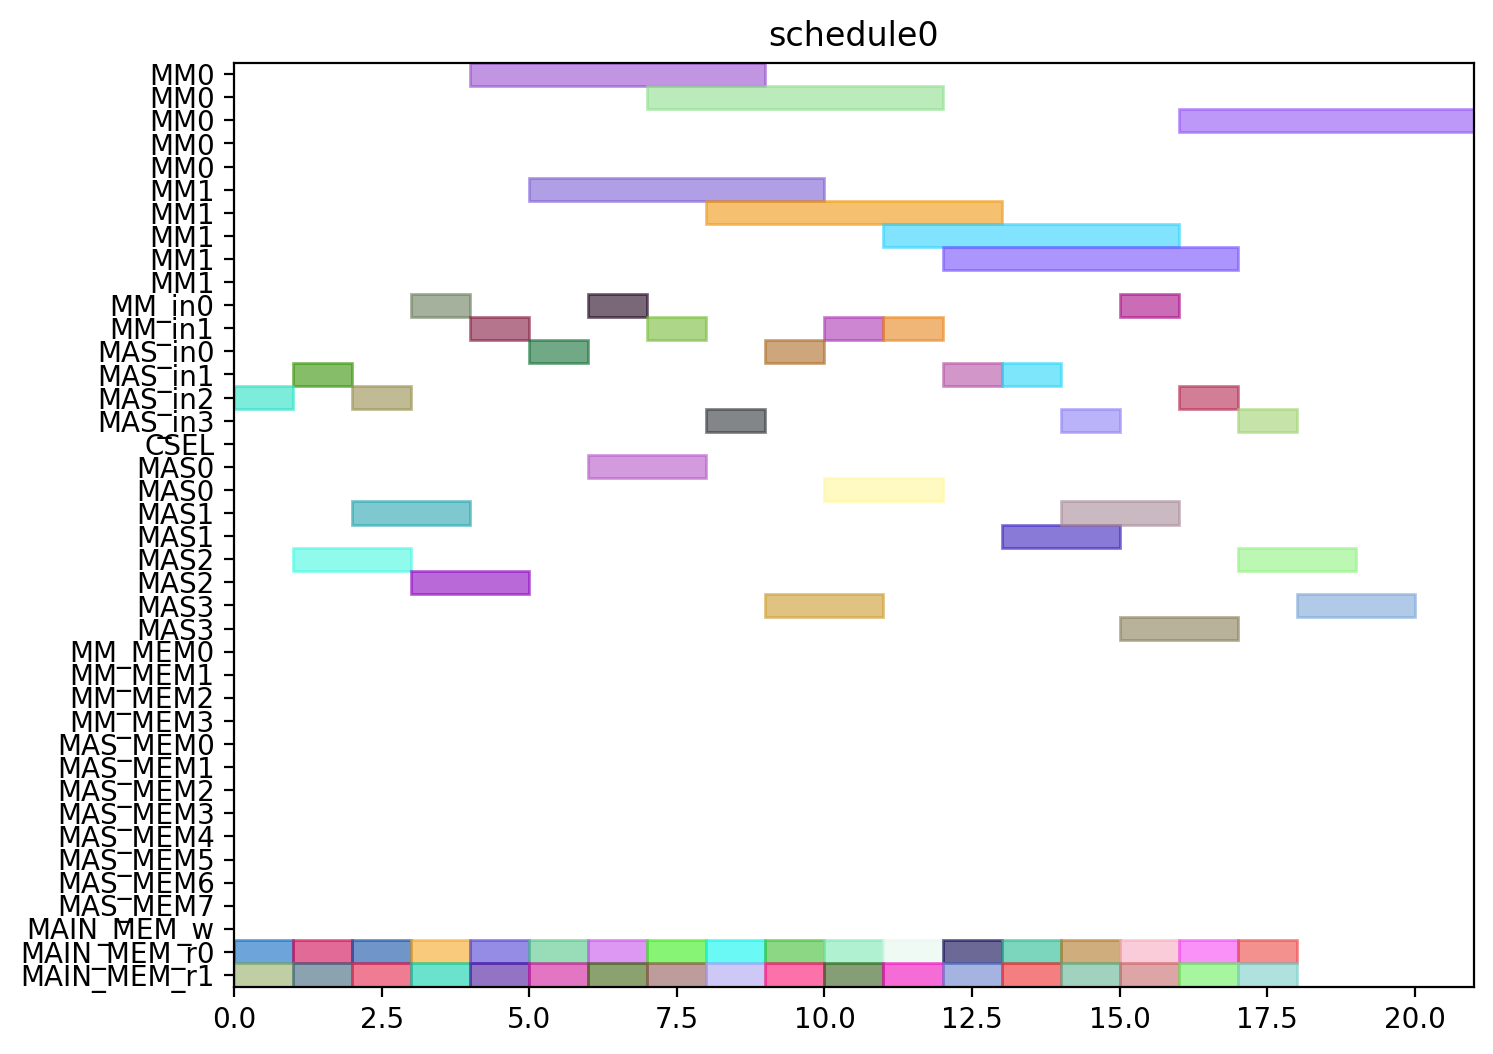

This chart was generated by the following Python code:
from pyschedule import Scenario, solvers, plotters, alt


def solve():
	horizon = 120
	S = Scenario("schedule0", horizon=horizon)

	# resource
	MM = S.Resources('MM', num=2, size=5)
	MM_in = S.Resources('MM_in', num=2)
	MAS_in = S.Resources('MAS_in', num=4)
	CSEL = S.Resource('CSEL')
	MAS = S.Resources('MAS', num=4, size=2, periods=range(1, horizon))
	MM_MEM = S.Resources('MM_MEM', num=4)
	MAS_MEM = S.Resources('MAS_MEM', num=8)
	MAIN_MEM_w = S.Resource('MAIN_MEM_w', size=1)
	MAIN_MEM_r = S.Resources('MAIN_MEM_r', num=2)

	# result of previous scheduling

	# new tasks
	t0_t0 = S.Task('t0_t0', length=2, delay_cost=1)
	t0_t0 += alt(MAS)
	t0_t0_in = S.Task('t0_t0_in', length=1, delay_cost=1)
	t0_t0_in += alt(MAS_in)
	S += t0_t0_in*MAS_in[0]<=t0_t0*MAS[0]

	S += t0_t0_in*MAS_in[1]<=t0_t0*MAS[1]

	S += t0_t0_in*MAS_in[2]<=t0_t0*MAS[2]

	S += t0_t0_in*MAS_in[3]<=t0_t0*MAS[3]

	t0_t0_mem0 = S.Task('t0_t0_mem0', length=1, delay_cost=1)
	t0_t0_mem0 += MAIN_MEM_r[0]
	S += t0_t0_mem0 <= t0_t0

	t0_t0_mem1 = S.Task('t0_t0_mem1', length=1, delay_cost=1)
	t0_t0_mem1 += MAIN_MEM_r[1]
	S += t0_t0_mem1 <= t0_t0

	t0_t1 = S.Task('t0_t1', length=2, delay_cost=1)
	t0_t1 += alt(MAS)
	t0_t1_in = S.Task('t0_t1_in', length=1, delay_cost=1)
	t0_t1_in += alt(MAS_in)
	S += t0_t1_in*MAS_in[0]<=t0_t1*MAS[0]

	S += t0_t1_in*MAS_in[1]<=t0_t1*MAS[1]

	S += t0_t1_in*MAS_in[2]<=t0_t1*MAS[2]

	S += t0_t1_in*MAS_in[3]<=t0_t1*MAS[3]

	t0_t1_mem0 = S.Task('t0_t1_mem0', length=1, delay_cost=1)
	t0_t1_mem0 += MAIN_MEM_r[0]
	S += t0_t1_mem0 <= t0_t1

	t0_t1_mem1 = S.Task('t0_t1_mem1', length=1, delay_cost=1)
	t0_t1_mem1 += MAIN_MEM_r[1]
	S += t0_t1_mem1 <= t0_t1

	t0_t3 = S.Task('t0_t3', length=5, delay_cost=1)
	t0_t3 += alt(MM)
	t0_t3_in = S.Task('t0_t3_in', length=1, delay_cost=1)
	t0_t3_in += alt(MM_in)
	S += t0_t3_in*MM_in[0]<=t0_t3*MM[0]
	S += t0_t3_in*MM_in[1]<=t0_t3*MM[1]
	t0_t3_mem0 = S.Task('t0_t3_mem0', length=1, delay_cost=1)
	t0_t3_mem0 += MAIN_MEM_r[0]
	S += t0_t3_mem0 <= t0_t3

	t0_t3_mem1 = S.Task('t0_t3_mem1', length=1, delay_cost=1)
	t0_t3_mem1 += MAIN_MEM_r[1]
	S += t0_t3_mem1 <= t0_t3

	t1_t0 = S.Task('t1_t0', length=2, delay_cost=1)
	t1_t0 += alt(MAS)
	t1_t0_in = S.Task('t1_t0_in', length=1, delay_cost=1)
	t1_t0_in += alt(MAS_in)
	S += t1_t0_in*MAS_in[0]<=t1_t0*MAS[0]

	S += t1_t0_in*MAS_in[1]<=t1_t0*MAS[1]

	S += t1_t0_in*MAS_in[2]<=t1_t0*MAS[2]

	S += t1_t0_in*MAS_in[3]<=t1_t0*MAS[3]

	t1_t0_mem0 = S.Task('t1_t0_mem0', length=1, delay_cost=1)
	t1_t0_mem0 += MAIN_MEM_r[0]
	S += t1_t0_mem0 <= t1_t0

	t1_t0_mem1 = S.Task('t1_t0_mem1', length=1, delay_cost=1)
	t1_t0_mem1 += MAIN_MEM_r[1]
	S += t1_t0_mem1 <= t1_t0

	t1_t1 = S.Task('t1_t1', length=2, delay_cost=1)
	t1_t1 += alt(MAS)
	t1_t1_in = S.Task('t1_t1_in', length=1, delay_cost=1)
	t1_t1_in += alt(MAS_in)
	S += t1_t1_in*MAS_in[0]<=t1_t1*MAS[0]

	S += t1_t1_in*MAS_in[1]<=t1_t1*MAS[1]

	S += t1_t1_in*MAS_in[2]<=t1_t1*MAS[2]

	S += t1_t1_in*MAS_in[3]<=t1_t1*MAS[3]

	t1_t1_mem0 = S.Task('t1_t1_mem0', length=1, delay_cost=1)
	t1_t1_mem0 += MAIN_MEM_r[0]
	S += t1_t1_mem0 <= t1_t1

	t1_t1_mem1 = S.Task('t1_t1_mem1', length=1, delay_cost=1)
	t1_t1_mem1 += MAIN_MEM_r[1]
	S += t1_t1_mem1 <= t1_t1

	t1_t3 = S.Task('t1_t3', length=5, delay_cost=1)
	t1_t3 += alt(MM)
	t1_t3_in = S.Task('t1_t3_in', length=1, delay_cost=1)
	t1_t3_in += alt(MM_in)
	S += t1_t3_in*MM_in[0]<=t1_t3*MM[0]
	S += t1_t3_in*MM_in[1]<=t1_t3*MM[1]
	t1_t3_mem0 = S.Task('t1_t3_mem0', length=1, delay_cost=1)
	t1_t3_mem0 += MAIN_MEM_r[0]
	S += t1_t3_mem0 <= t1_t3

	t1_t3_mem1 = S.Task('t1_t3_mem1', length=1, delay_cost=1)
	t1_t3_mem1 += MAIN_MEM_r[1]
	S += t1_t3_mem1 <= t1_t3

	t2_t2 = S.Task('t2_t2', length=2, delay_cost=1)
	t2_t2 += alt(MAS)
	t2_t2_in = S.Task('t2_t2_in', length=1, delay_cost=1)
	t2_t2_in += alt(MAS_in)
	S += t2_t2_in*MAS_in[0]<=t2_t2*MAS[0]

	S += t2_t2_in*MAS_in[1]<=t2_t2*MAS[1]

	S += t2_t2_in*MAS_in[2]<=t2_t2*MAS[2]

	S += t2_t2_in*MAS_in[3]<=t2_t2*MAS[3]

	t2_t2_mem0 = S.Task('t2_t2_mem0', length=1, delay_cost=1)
	t2_t2_mem0 += MAIN_MEM_r[0]
	S += t2_t2_mem0 <= t2_t2

	t2_t2_mem1 = S.Task('t2_t2_mem1', length=1, delay_cost=1)
	t2_t2_mem1 += MAIN_MEM_r[1]
	S += t2_t2_mem1 <= t2_t2

	t5_t0 = S.Task('t5_t0', length=5, delay_cost=1)
	t5_t0 += alt(MM)
	t5_t0_in = S.Task('t5_t0_in', length=1, delay_cost=1)
	t5_t0_in += alt(MM_in)
	S += t5_t0_in*MM_in[0]<=t5_t0*MM[0]
	S += t5_t0_in*MM_in[1]<=t5_t0*MM[1]
	t5_t0_mem0 = S.Task('t5_t0_mem0', length=1, delay_cost=1)
	t5_t0_mem0 += MAIN_MEM_r[0]
	S += t5_t0_mem0 <= t5_t0

	t5_t0_mem1 = S.Task('t5_t0_mem1', length=1, delay_cost=1)
	t5_t0_mem1 += MAIN_MEM_r[1]
	S += t5_t0_mem1 <= t5_t0

	t5_t1 = S.Task('t5_t1', length=5, delay_cost=1)
	t5_t1 += alt(MM)
	t5_t1_in = S.Task('t5_t1_in', length=1, delay_cost=1)
	t5_t1_in += alt(MM_in)
	S += t5_t1_in*MM_in[0]<=t5_t1*MM[0]
	S += t5_t1_in*MM_in[1]<=t5_t1*MM[1]
	t5_t1_mem0 = S.Task('t5_t1_mem0', length=1, delay_cost=1)
	t5_t1_mem0 += MAIN_MEM_r[0]
	S += t5_t1_mem0 <= t5_t1

	t5_t1_mem1 = S.Task('t5_t1_mem1', length=1, delay_cost=1)
	t5_t1_mem1 += MAIN_MEM_r[1]
	S += t5_t1_mem1 <= t5_t1

	t5_t2 = S.Task('t5_t2', length=2, delay_cost=1)
	t5_t2 += alt(MAS)
	t5_t2_in = S.Task('t5_t2_in', length=1, delay_cost=1)
	t5_t2_in += alt(MAS_in)
	S += t5_t2_in*MAS_in[0]<=t5_t2*MAS[0]

	S += t5_t2_in*MAS_in[1]<=t5_t2*MAS[1]

	S += t5_t2_in*MAS_in[2]<=t5_t2*MAS[2]

	S += t5_t2_in*MAS_in[3]<=t5_t2*MAS[3]

	t5_t2_mem0 = S.Task('t5_t2_mem0', length=1, delay_cost=1)
	t5_t2_mem0 += MAIN_MEM_r[0]
	S += t5_t2_mem0 <= t5_t2

	t5_t2_mem1 = S.Task('t5_t2_mem1', length=1, delay_cost=1)
	t5_t2_mem1 += MAIN_MEM_r[1]
	S += t5_t2_mem1 <= t5_t2

	t5_t3 = S.Task('t5_t3', length=2, delay_cost=1)
	t5_t3 += alt(MAS)
	t5_t3_in = S.Task('t5_t3_in', length=1, delay_cost=1)
	t5_t3_in += alt(MAS_in)
	S += t5_t3_in*MAS_in[0]<=t5_t3*MAS[0]

	S += t5_t3_in*MAS_in[1]<=t5_t3*MAS[1]

	S += t5_t3_in*MAS_in[2]<=t5_t3*MAS[2]

	S += t5_t3_in*MAS_in[3]<=t5_t3*MAS[3]

	t5_t3_mem0 = S.Task('t5_t3_mem0', length=1, delay_cost=1)
	t5_t3_mem0 += MAIN_MEM_r[0]
	S += t5_t3_mem0 <= t5_t3

	t5_t3_mem1 = S.Task('t5_t3_mem1', length=1, delay_cost=1)
	t5_t3_mem1 += MAIN_MEM_r[1]
	S += t5_t3_mem1 <= t5_t3

	t7_t0 = S.Task('t7_t0', length=2, delay_cost=1)
	t7_t0 += alt(MAS)
	t7_t0_in = S.Task('t7_t0_in', length=1, delay_cost=1)
	t7_t0_in += alt(MAS_in)
	S += t7_t0_in*MAS_in[0]<=t7_t0*MAS[0]

	S += t7_t0_in*MAS_in[1]<=t7_t0*MAS[1]

	S += t7_t0_in*MAS_in[2]<=t7_t0*MAS[2]

	S += t7_t0_in*MAS_in[3]<=t7_t0*MAS[3]

	t7_t0_mem0 = S.Task('t7_t0_mem0', length=1, delay_cost=1)
	t7_t0_mem0 += MAIN_MEM_r[0]
	S += t7_t0_mem0 <= t7_t0

	t7_t0_mem1 = S.Task('t7_t0_mem1', length=1, delay_cost=1)
	t7_t0_mem1 += MAIN_MEM_r[1]
	S += t7_t0_mem1 <= t7_t0

	t7_t1 = S.Task('t7_t1', length=2, delay_cost=1)
	t7_t1 += alt(MAS)
	t7_t1_in = S.Task('t7_t1_in', length=1, delay_cost=1)
	t7_t1_in += alt(MAS_in)
	S += t7_t1_in*MAS_in[0]<=t7_t1*MAS[0]

	S += t7_t1_in*MAS_in[1]<=t7_t1*MAS[1]

	S += t7_t1_in*MAS_in[2]<=t7_t1*MAS[2]

	S += t7_t1_in*MAS_in[3]<=t7_t1*MAS[3]

	t7_t1_mem0 = S.Task('t7_t1_mem0', length=1, delay_cost=1)
	t7_t1_mem0 += MAIN_MEM_r[0]
	S += t7_t1_mem0 <= t7_t1

	t7_t1_mem1 = S.Task('t7_t1_mem1', length=1, delay_cost=1)
	t7_t1_mem1 += MAIN_MEM_r[1]
	S += t7_t1_mem1 <= t7_t1

	t7_t3 = S.Task('t7_t3', length=5, delay_cost=1)
	t7_t3 += alt(MM)
	t7_t3_in = S.Task('t7_t3_in', length=1, delay_cost=1)
	t7_t3_in += alt(MM_in)
	S += t7_t3_in*MM_in[0]<=t7_t3*MM[0]
	S += t7_t3_in*MM_in[1]<=t7_t3*MM[1]
	t7_t3_mem0 = S.Task('t7_t3_mem0', length=1, delay_cost=1)
	t7_t3_mem0 += MAIN_MEM_r[0]
	S += t7_t3_mem0 <= t7_t3

	t7_t3_mem1 = S.Task('t7_t3_mem1', length=1, delay_cost=1)
	t7_t3_mem1 += MAIN_MEM_r[1]
	S += t7_t3_mem1 <= t7_t3

	t10_t0 = S.Task('t10_t0', length=5, delay_cost=1)
	t10_t0 += alt(MM)
	t10_t0_in = S.Task('t10_t0_in', length=1, delay_cost=1)
	t10_t0_in += alt(MM_in)
	S += t10_t0_in*MM_in[0]<=t10_t0*MM[0]
	S += t10_t0_in*MM_in[1]<=t10_t0*MM[1]
	t10_t0_mem0 = S.Task('t10_t0_mem0', length=1, delay_cost=1)
	t10_t0_mem0 += MAIN_MEM_r[0]
	S += t10_t0_mem0 <= t10_t0

	t10_t0_mem1 = S.Task('t10_t0_mem1', length=1, delay_cost=1)
	t10_t0_mem1 += MAIN_MEM_r[1]
	S += t10_t0_mem1 <= t10_t0

	t10_t1 = S.Task('t10_t1', length=5, delay_cost=1)
	t10_t1 += alt(MM)
	t10_t1_in = S.Task('t10_t1_in', length=1, delay_cost=1)
	t10_t1_in += alt(MM_in)
	S += t10_t1_in*MM_in[0]<=t10_t1*MM[0]
	S += t10_t1_in*MM_in[1]<=t10_t1*MM[1]
	t10_t1_mem0 = S.Task('t10_t1_mem0', length=1, delay_cost=1)
	t10_t1_mem0 += MAIN_MEM_r[0]
	S += t10_t1_mem0 <= t10_t1

	t10_t1_mem1 = S.Task('t10_t1_mem1', length=1, delay_cost=1)
	t10_t1_mem1 += MAIN_MEM_r[1]
	S += t10_t1_mem1 <= t10_t1

	t10_t2 = S.Task('t10_t2', length=2, delay_cost=1)
	t10_t2 += alt(MAS)
	t10_t2_in = S.Task('t10_t2_in', length=1, delay_cost=1)
	t10_t2_in += alt(MAS_in)
	S += t10_t2_in*MAS_in[0]<=t10_t2*MAS[0]

	S += t10_t2_in*MAS_in[1]<=t10_t2*MAS[1]

	S += t10_t2_in*MAS_in[2]<=t10_t2*MAS[2]

	S += t10_t2_in*MAS_in[3]<=t10_t2*MAS[3]

	t10_t2_mem0 = S.Task('t10_t2_mem0', length=1, delay_cost=1)
	t10_t2_mem0 += MAIN_MEM_r[0]
	S += t10_t2_mem0 <= t10_t2

	t10_t2_mem1 = S.Task('t10_t2_mem1', length=1, delay_cost=1)
	t10_t2_mem1 += MAIN_MEM_r[1]
	S += t10_t2_mem1 <= t10_t2

	t10_t3 = S.Task('t10_t3', length=2, delay_cost=1)
	t10_t3 += alt(MAS)
	t10_t3_in = S.Task('t10_t3_in', length=1, delay_cost=1)
	t10_t3_in += alt(MAS_in)
	S += t10_t3_in*MAS_in[0]<=t10_t3*MAS[0]

	S += t10_t3_in*MAS_in[1]<=t10_t3*MAS[1]

	S += t10_t3_in*MAS_in[2]<=t10_t3*MAS[2]

	S += t10_t3_in*MAS_in[3]<=t10_t3*MAS[3]

	t10_t3_mem0 = S.Task('t10_t3_mem0', length=1, delay_cost=1)
	t10_t3_mem0 += MAIN_MEM_r[0]
	S += t10_t3_mem0 <= t10_t3

	t10_t3_mem1 = S.Task('t10_t3_mem1', length=1, delay_cost=1)
	t10_t3_mem1 += MAIN_MEM_r[1]
	S += t10_t3_mem1 <= t10_t3

	solvers.mip.solve(S,msg=1,kind='CPLEX',ratio_gap=1.01)

	solution = [['hoge']*len(S.solution()[1]) for i in range(len(S.solution()))]
	for i in range(len(S.solution())):
		for j in range(len(S.solution()[i])):
			solution[i][j]=str(S.solution()[i][j])
	print(solution)

	cycles = int(solution[-1][3])

	pic_file_name = "/mnt/rose/usr1/fukuda/ABE/multiRAM_multiMAS_16mux/scheduling_result/stage5MM2_stage2MAS4/EP2_DBL_w_EVAL/schedule0.png"
	if(S.solution() != []):
		plotters.matplotlib.plot(S,img_filename=pic_file_name, show_task_labels=False, fig_size=(cycles*0.25+3, 6))

	return solution
